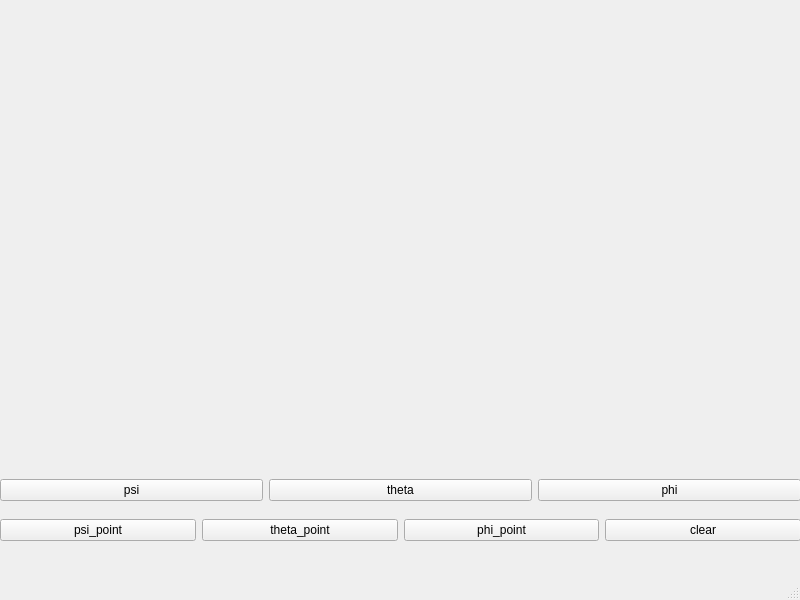
<?xml version="1.0" encoding="UTF-8"?>
<ui version="4.0">
 <class>Comparaison</class>
 <widget class="QMainWindow" name="Comparaison">
  <property name="geometry">
   <rect>
    <x>0</x>
    <y>0</y>
    <width>800</width>
    <height>600</height>
   </rect>
  </property>
  <property name="windowTitle">
   <string>Comparaison</string>
  </property>
  <widget class="QWidget" name="centralwidget">
   <widget class="QWidget" name="horizontalLayoutWidget">
    <property name="geometry">
     <rect>
      <x>0</x>
      <y>470</y>
      <width>801</width>
      <height>41</height>
     </rect>
    </property>
    <layout class="QHBoxLayout" name="horizontalLayout">
     <item>
      <widget class="QPushButton" name="button_psi">
       <property name="text">
        <string>psi</string>
       </property>
      </widget>
     </item>
     <item>
      <widget class="QPushButton" name="button_theta">
       <property name="text">
        <string>theta</string>
       </property>
      </widget>
     </item>
     <item>
      <widget class="QPushButton" name="button_phi">
       <property name="text">
        <string>phi</string>
       </property>
      </widget>
     </item>
    </layout>
   </widget>
   <widget class="QWidget" name="horizontalLayoutWidget_2">
    <property name="geometry">
     <rect>
      <x>0</x>
      <y>510</y>
      <width>801</width>
      <height>41</height>
     </rect>
    </property>
    <layout class="QHBoxLayout" name="horizontalLayout_2">
     <item>
      <widget class="QPushButton" name="button_psi_point">
       <property name="text">
        <string>psi_point</string>
       </property>
      </widget>
     </item>
     <item>
      <widget class="QPushButton" name="button_theta_point">
       <property name="text">
        <string>theta_point</string>
       </property>
      </widget>
     </item>
     <item>
      <widget class="QPushButton" name="button_phi_point">
       <property name="text">
        <string>phi_point</string>
       </property>
      </widget>
     </item>
     <item>
      <widget class="QPushButton" name="button_clear">
       <property name="text">
        <string>clear</string>
       </property>
      </widget>
     </item>
    </layout>
   </widget>
   <widget class="QCustomPlot" name="plot1" native="true">
    <property name="geometry">
     <rect>
      <x>0</x>
      <y>0</y>
      <width>391</width>
      <height>461</height>
     </rect>
    </property>
   </widget>
   <widget class="QCustomPlot" name="plot2" native="true">
    <property name="geometry">
     <rect>
      <x>410</x>
      <y>0</y>
      <width>391</width>
      <height>461</height>
     </rect>
    </property>
   </widget>
  </widget>
  <widget class="QMenuBar" name="menubar">
   <property name="geometry">
    <rect>
     <x>0</x>
     <y>0</y>
     <width>800</width>
     <height>22</height>
    </rect>
   </property>
  </widget>
  <widget class="QStatusBar" name="statusbar"/>
 </widget>
 <customwidgets>
  <customwidget>
   <class>QCustomPlot</class>
   <extends>QWidget</extends>
   <header>qcustomplot.h</header>
   <container>1</container>
  </customwidget>
 </customwidgets>
 <resources/>
 <connections/>
</ui>
